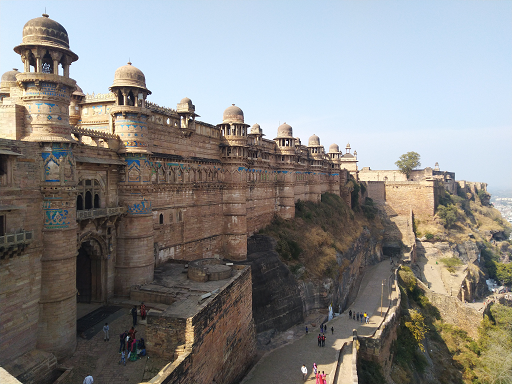
#> input picture Files used as input/img1.bmp, 512 x 384 px, found by its file name
$ python 'C5_8 Understanding_conventions_FFT_IFFT.py'
#> lines starting #> are read from the running program, lines starting #| are printed output that depends on the picture
### Chapter 09/my_package/my_functions.py
#======================================================================
# Purpose : creating custom functions for usage
#======================================================================

import matplotlib.pyplot as plt
import cv2
import numpy as np

# Function my_imshow is used to display image using matplotlib method and is
# usually used with subplots

def my_imshow(input_image,str='',ax='Nothing Passed'):
    if ax=='Nothing Passed':
        fig1,ax1=plt.subplots()
        fig1.show()
        if input_image.ndim==3:
            plt.imshow(cv2.cvtColor(input_image, cv2.COLOR_BGR2RGB))
        else:
            plt.imshow(cv2.cvtColor(input_image, cv2.COLOR_GRAY2RGB))
        plt.axis("off")
        plt.gca().set_title(str)
        return fig1,ax1
    else:
        if input_image.ndim==3:
            ax.imshow(cv2.cvtColor(input_image, cv2.COLOR_BGR2RGB))
        else:
            ax.imshow(cv2.cvtColor(input_image, cv2.COLOR_GRAY2RGB))
        ax.axis("off")
        ax.set_title(str)

# Function norm_uint8 defined below,
# Normalises and convert to uint8 an input_image and return the same, usually
# used while displaying a grayscale image which has been converted to float32
# during processing

def norm_uint8(input_image):
    input_image=input_image-np.min(input_image)
    input_image=255*input_image/np.max(input_image)
    input_image=np.uint8(input_image)
    return input_image


### Chapter 05/C5_8 Understanding_conventions_FFT_IFFT.py
#======================================================================
# PURPOSE : Understanding padding while taking FFT-IFFT
#======================================================================
import cv2,matplotlib.pyplot as plt
import numpy as np
import scipy.fft as sfft
import my_package.my_functions as mf # This is a user defined package
# one may find the details related to its contents and usage in section XXX

#---------------------------------------------------------------------------
#     Importing and displaying image in space domain
#---------------------------------------------------------------------------
input_image=np.float32(cv2.imread('img1.bmp',0))
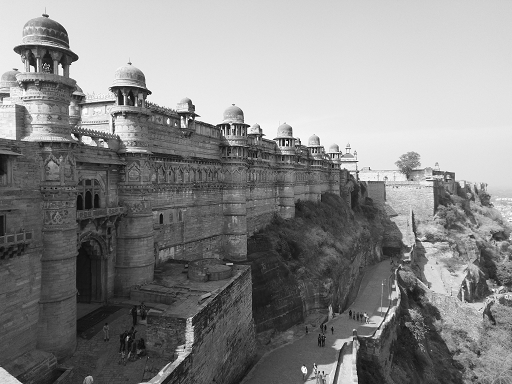
#> input_image: shape (384, 512) float32; min 0, max 255, mean 135.1
r,c=np.shape(input_image)
#> r = 384; c = 512
fig1,ax1=plt.subplots(2,2)
fig1.show()
mf.my_imshow(mf.norm_uint8(input_image),'(a) Spatial Domain',ax1[0,0])
ax1[0,0].axis('on')

ax1[0,0].set_xlabel('x (or c) axis->')
ax1[0,0].set_ylabel('<- y (or r) axis')

#---------------------------------------------------------------------------
#     IMAGE IN FREQUENCY DOMAIN
#---------------------------------------------------------------------------
fft_input_image=sfft.fft2(input_image)
mag_image=np.abs(sfft.fftshift(fft_input_image))
mf.my_imshow(mf.norm_uint8(np.log(1+mag_image)),"(b) Frequency Domain",ax1[0,1])
#> in norm_uint8 (call 2), `input_image=input_image-np.min(input_image)`:
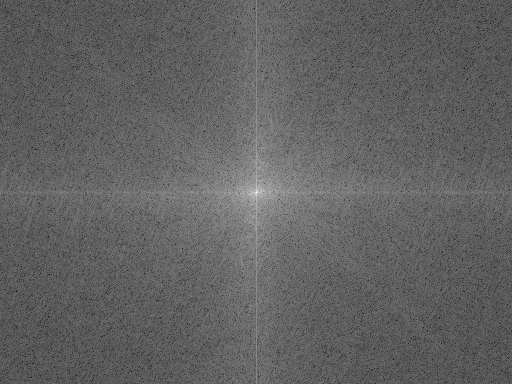
#> input_image: shape (384, 512) float32; min 0, max 14.03, mean 5.39; drawn with min black and max white
ax1[0,1].axis('on')

# Setting the x-ticks as per frequency (f) in range [-.5 to .5]
x_positions=np.linspace(0,c,5);
#> x_positions = [0, 128, 256, 384, 512]
x_labels=x_positions/np.max(x_positions)-0.5
#> x_labels = [-0.5, -0.25, 0, 0.25, 0.5]
ax1[0,1].set_xticks(x_positions, x_labels)

# Setting the y-ticks as per frequency (f) in range [-.5 to .5]
y_positions=np.linspace(0,r-1,5);
#> y_positions = [0, 95.75, 191.5, 287.2, 383]
y_labels=y_positions/np.max(y_positions)-0.5
ax1[0,1].set_yticks(y_positions, y_labels)

ax1[0,1].set_xlabel('fx axis ->')
ax1[0,1].set_ylabel('fy axis ->')

#---------------------------------------------------------------------------
#   IMAGE IN FREQUENCY DOMAIN (With Equal samples for fx and fy)
#---------------------------------------------------------------------------
# No. of frequency samples on both axis in freq. domain
freq_points=np.max([r,c])
# NOTICE THE WAY THE FOLLOWING COMMAND IS USED
# [freq_points,freq_points] argument correspond to total samples
# on fx and fy axis respectively.
fft_input_image=sfft.fft2(input_image,[freq_points,freq_points])
mag_image=np.abs(sfft.fftshift(fft_input_image))
#> mag_image: shape (512, 512) float32
mf.my_imshow(mf.norm_uint8(np.log(1+mag_image)),"(c) NORMALISED Frequency Domain",ax1[1,0])
#> in norm_uint8 (call 3), `input_image=input_image-np.min(input_image)`:
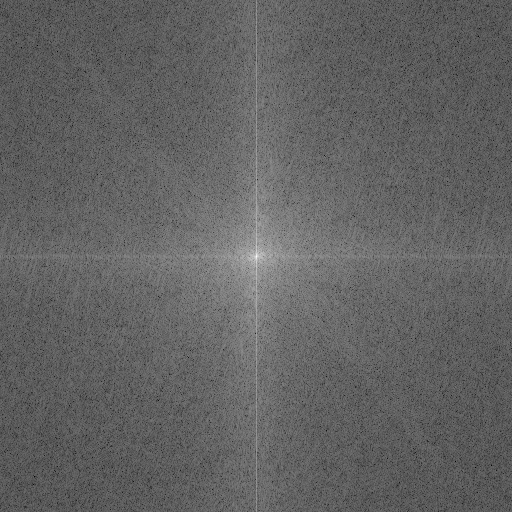
#> input_image: shape (512, 512) float32; min 0, max 14.12, mean 5.49; drawn with min black and max white
ax1[1,0].axis('on')

# Setting the x-ticks as per frequency (f) in range [-.5 to .5]
x_positions=np.linspace(0,freq_points-1,5);
x_labels=x_positions/np.max(x_positions)-0.5
ax1[1,0].set_xticks(x_positions, x_labels)

# Setting the y-ticks as per frequency (f) in range [-.5 to .5]
y_positions=np.linspace(0,freq_points-1,5);
y_labels=y_positions/np.max(y_positions)-0.5
ax1[1,0].set_yticks(y_positions, y_labels)

ax1[1,0].set_xlabel('fx axis ->')
ax1[1,0].set_ylabel('fy axis ->')

#---------------------------------------------------------------------------
#   Image Transformed back in time domain
#---------------------------------------------------------------------------
image_back_in_time=sfft.ifft2(fft_input_image)
mf.my_imshow(mf.norm_uint8(image_back_in_time),'(d) PADDED Spatial Domain',ax1[1,1])
#> in norm_uint8 (call 4), `input_image=np.uint8(input_image)`:
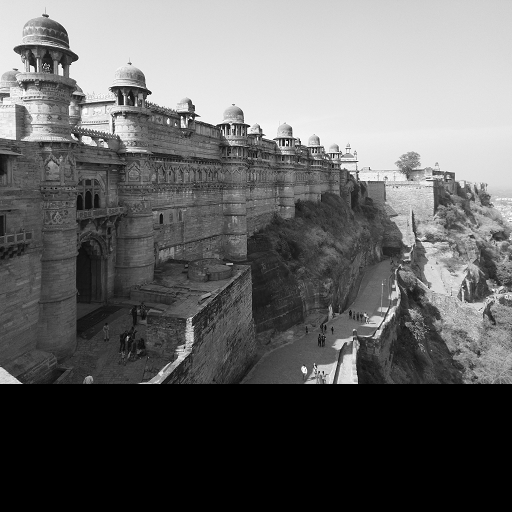
#> input_image: shape (512, 512); min 0, max 254, mean 100.9
ax1[1,1].axis('on')

ax1[1,1].set_xlabel('x (or c) axis->')
ax1[1,1].set_ylabel('<- y (or r) axis')

plt.show()
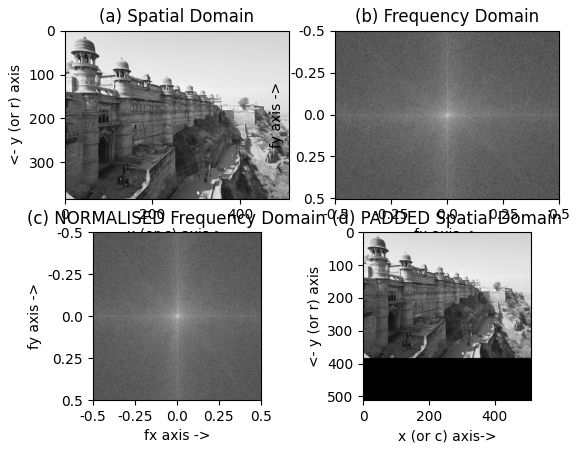
#> figure drawn by matplotlib, 4 panels
print("Completed Successfully ...")

$ run again, with Files used as input/img10.bmp copied over Files used as input/img1.bmp
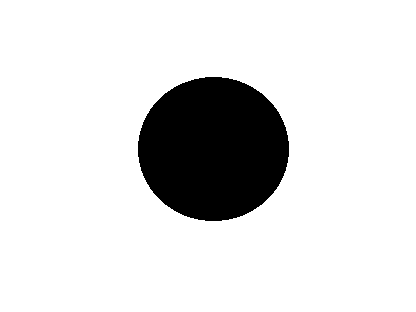
#> input picture Files used as input/img10.bmp, 416 x 312 px, found by its file name
#> in norm_uint8 (call 4), `input_image=np.uint8(input_image)`:
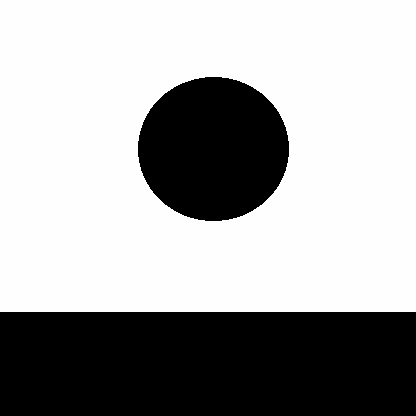
#> input_image: shape (416, 416); min 0, max 255, mean 165.5
#> `plt.show()`:
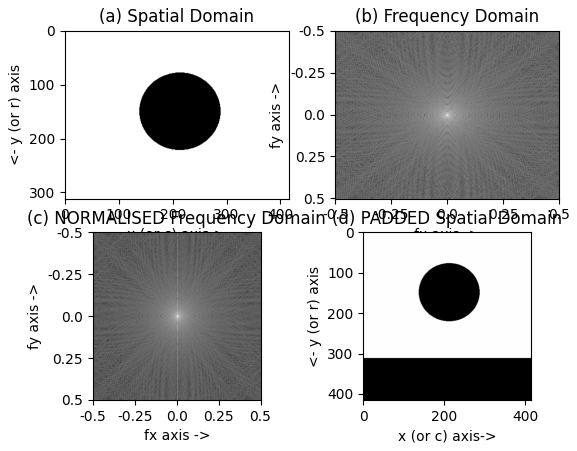
#> figure drawn by matplotlib, 4 panels

$ run again, with Files used as input/img11.bmp copied over Files used as input/img1.bmp
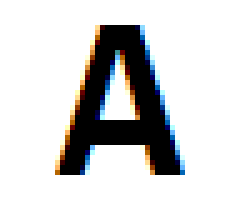
#> input picture Files used as input/img11.bmp, 49 x 42 px, found by its file name (shown 5 times larger)
#> in norm_uint8 (call 4), `input_image=np.uint8(input_image)`:
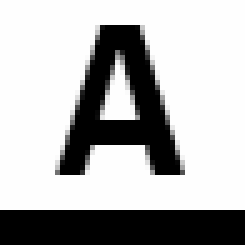
#> input_image: shape (49, 49) (shown 5 times larger); min 0, max 254, mean 178.5
#> `plt.show()`:
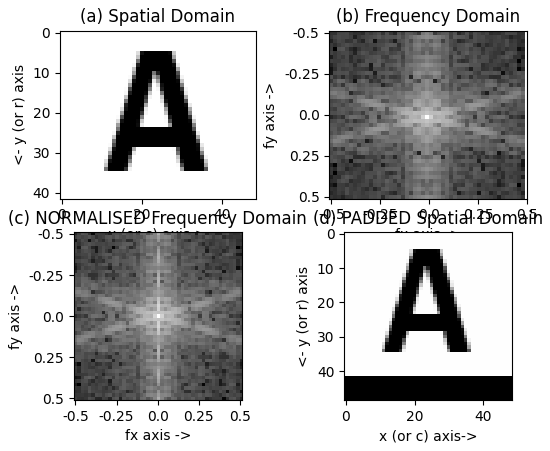
#> figure drawn by matplotlib, 4 panels

$ run again, with Files used as input/img12.bmp copied over Files used as input/img1.bmp
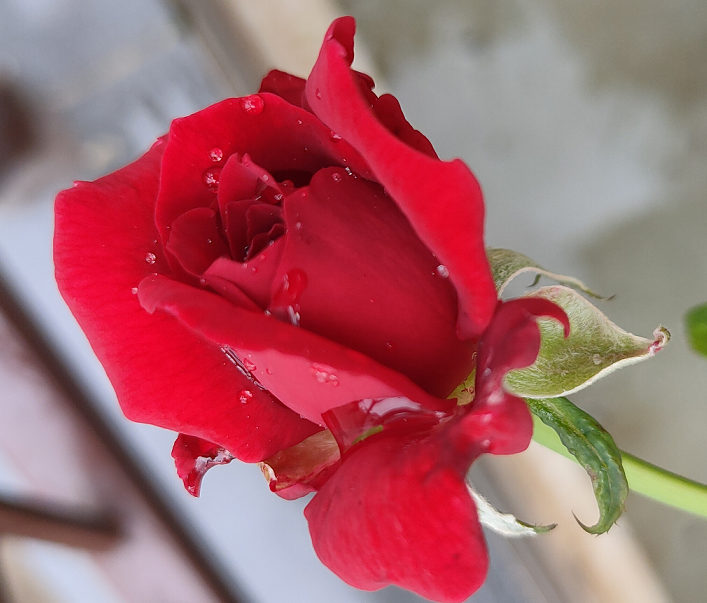
#> input picture Files used as input/img12.bmp, 707 x 603 px, found by its file name
#> in norm_uint8 (call 4), `input_image=np.uint8(input_image)`:
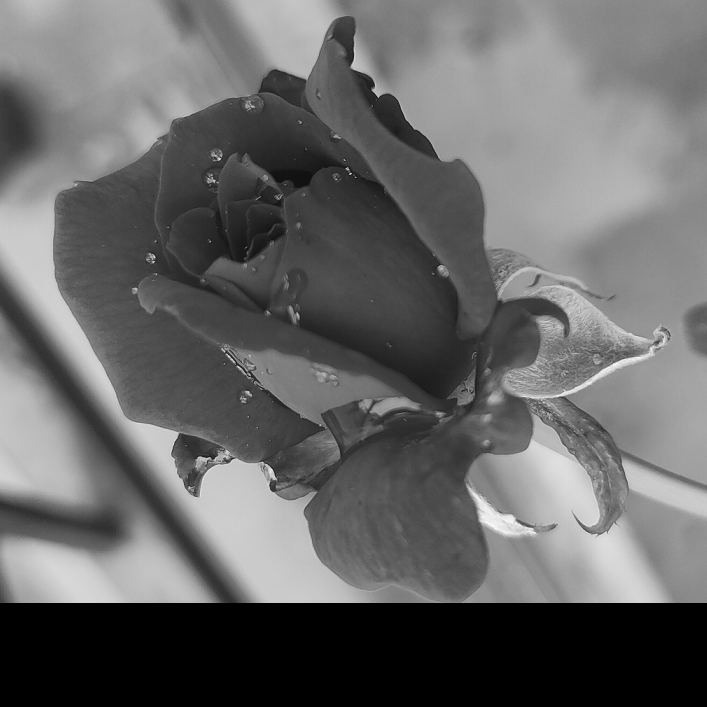
#> input_image: shape (707, 707); min 0, max 255, mean 103.4
#> `plt.show()`:
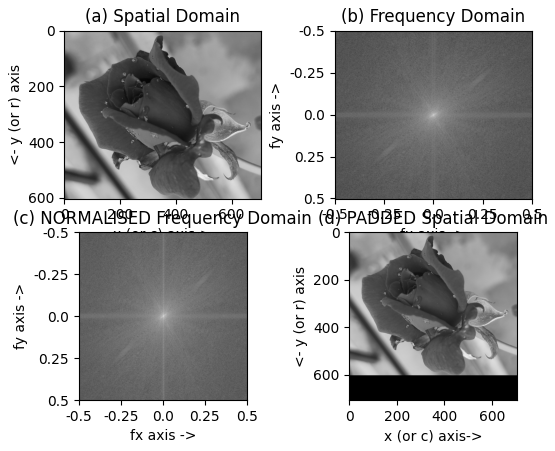
#> figure drawn by matplotlib, 4 panels
